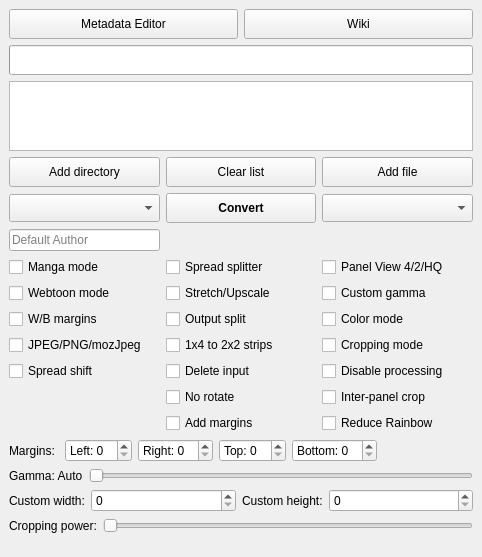
<?xml version="1.0" encoding="UTF-8"?>
<ui version="4.0">
 <class>mainWindow</class>
 <widget class="QMainWindow" name="mainWindow">
  <property name="geometry">
   <rect>
    <x>0</x>
    <y>0</y>
    <width>482</width>
    <height>479</height>
   </rect>
  </property>
  <property name="windowTitle">
   <string>Kindle Comic Converter</string>
  </property>
  <property name="windowIcon">
   <iconset resource="KCC.qrc">
    <normaloff>:/Icon/icons/comic2ebook.png</normaloff>:/Icon/icons/comic2ebook.png</iconset>
  </property>
  <widget class="QWidget" name="centralWidget">
   <layout class="QGridLayout" name="gridLayout">
    <property name="bottomMargin">
     <number>5</number>
    </property>
    <item row="6" column="0" colspan="2">
     <widget class="QWidget" name="optionWidget" native="true">
      <layout class="QGridLayout" name="gridLayout_2">
       <property name="leftMargin">
        <number>0</number>
       </property>
       <property name="topMargin">
        <number>0</number>
       </property>
       <property name="rightMargin">
        <number>0</number>
       </property>
       <property name="bottomMargin">
        <number>0</number>
       </property>
       <item row="4" column="2">
        <widget class="QCheckBox" name="croppingBox">
         <property name="toolTip">
          <string>&lt;html&gt;&lt;head/&gt;&lt;body&gt;&lt;p&gt;&lt;span style=&quot; font-weight:600; text-decoration: underline;&quot;&gt;Unchecked - Disabled&lt;/span&gt;&lt;/p&gt;&lt;p&gt;Disabled&lt;/p&gt;&lt;p&gt;&lt;span style=&quot; font-weight:600; text-decoration: underline;&quot;&gt;Indeterminate - Margins&lt;br/&gt;&lt;/span&gt;Margins&lt;/p&gt;&lt;p&gt;&lt;span style=&quot; font-weight:600; text-decoration: underline;&quot;&gt;Checked - Margins + page numbers&lt;br/&gt;&lt;/span&gt;Margins +page numbers&lt;/p&gt;&lt;/body&gt;&lt;/html&gt;</string>
         </property>
         <property name="text">
          <string>Cropping mode</string>
         </property>
         <property name="tristate">
          <bool>true</bool>
         </property>
        </widget>
       </item>
       <item row="1" column="0">
        <widget class="QCheckBox" name="mangaBox">
         <property name="toolTip">
          <string>&lt;html&gt;&lt;head/&gt;&lt;body&gt;&lt;p style='white-space:pre'&gt;Enable right-to-left reading.&lt;/p&gt;&lt;/body&gt;&lt;/html&gt;</string>
         </property>
         <property name="text">
          <string>Manga mode</string>
         </property>
        </widget>
       </item>
       <item row="2" column="0">
        <widget class="QCheckBox" name="webtoonBox">
         <property name="toolTip">
          <string>&lt;html&gt;&lt;head/&gt;&lt;body&gt;&lt;p style='white-space:pre'&gt;Enable special parsing mode for Korean Webtoons.&lt;/p&gt;&lt;/body&gt;&lt;/html&gt;</string>
         </property>
         <property name="text">
          <string>Webtoon mode</string>
         </property>
        </widget>
       </item>
       <item row="1" column="1">
        <widget class="QCheckBox" name="rotateBox">
         <property name="toolTip">
          <string>&lt;html&gt;&lt;head/&gt;&lt;body&gt;&lt;p&gt;&lt;span style=&quot; font-weight:600; text-decoration: underline;&quot;&gt;Unchecked - Split&lt;br/&gt;&lt;/span&gt;Double page spreads will be cut into two separate pages.&lt;/p&gt;&lt;p&gt;&lt;span style=&quot; font-weight:600; text-decoration: underline;&quot;&gt;Indeterminate - Rotate and split&lt;br/&gt;&lt;/span&gt;Double page spreads will be displayed twice. First rotated and then split. &lt;/p&gt;&lt;p&gt;&lt;span style=&quot; font-weight:600; text-decoration: underline;&quot;&gt;Checked - Rotate&lt;br/&gt;&lt;/span&gt;Double page spreads will be rotated.&lt;/p&gt;&lt;/body&gt;&lt;/html&gt;</string>
         </property>
         <property name="text">
          <string>Spread splitter</string>
         </property>
         <property name="tristate">
          <bool>true</bool>
         </property>
        </widget>
       </item>
       <item row="3" column="0">
        <widget class="QCheckBox" name="borderBox">
         <property name="toolTip">
          <string>&lt;html&gt;&lt;head/&gt;&lt;body&gt;&lt;p&gt;&lt;span style=&quot; font-weight:600; text-decoration: underline;&quot;&gt;Unchecked - Autodetection&lt;br/&gt;&lt;/span&gt;The color of margins fill will be detected automatically.&lt;/p&gt;&lt;p&gt;&lt;span style=&quot; font-weight:600; text-decoration: underline;&quot;&gt;Indeterminate - White&lt;br/&gt;&lt;/span&gt;Margins will be filled with white color.&lt;/p&gt;&lt;p&gt;&lt;span style=&quot; font-weight:600; text-decoration: underline;&quot;&gt;Checked - Black&lt;br/&gt;&lt;/span&gt;Margins will be filled with black color.&lt;/p&gt;&lt;/body&gt;&lt;/html&gt;</string>
         </property>
         <property name="text">
          <string>W/B margins</string>
         </property>
         <property name="tristate">
          <bool>true</bool>
         </property>
        </widget>
       </item>
       <item row="2" column="2">
        <widget class="QCheckBox" name="gammaBox">
         <property name="toolTip">
          <string>&lt;html&gt;&lt;head/&gt;&lt;body&gt;&lt;p style='white-space:pre'&gt;Disable automatic gamma correction.&lt;/p&gt;&lt;/body&gt;&lt;/html&gt;</string>
         </property>
         <property name="text">
          <string>Custom gamma</string>
         </property>
        </widget>
       </item>
       <item row="6" column="2">
        <widget class="QCheckBox" name="interPanelCropBox">
         <property name="toolTip">
          <string>&lt;html&gt;&lt;head/&gt;&lt;body&gt;&lt;p&gt;&lt;span style=&quot; font-weight:600; text-decoration: underline;&quot;&gt;Unchecked - Disabled&lt;br/&gt;&lt;/span&gt;Disabled&lt;/p&gt;&lt;p&gt;&lt;span style=&quot; font-weight:600; text-decoration: underline;&quot;&gt;Indeterminate - Horizontal&lt;br/&gt;&lt;/span&gt;Crop empty horizontal lines.&lt;/p&gt;&lt;p&gt;&lt;span style=&quot; font-weight:600; text-decoration: underline;&quot;&gt;Checked - Both&lt;br/&gt;&lt;/span&gt;Crop empty horizontal and vertical lines.&lt;/p&gt;&lt;/body&gt;&lt;/html&gt;</string>
         </property>
         <property name="text">
          <string>Inter-panel crop</string>
         </property>
         <property name="tristate">
          <bool>true</bool>
         </property>
        </widget>
       </item>
       <item row="3" column="2">
        <widget class="QCheckBox" name="colorBox">
         <property name="toolTip">
          <string>&lt;html&gt;&lt;head/&gt;&lt;body&gt;&lt;p style='white-space:pre'&gt;Disable conversion to grayscale.&lt;/p&gt;&lt;/body&gt;&lt;/html&gt;</string>
         </property>
         <property name="text">
          <string>Color mode</string>
         </property>
        </widget>
       </item>
       <item row="1" column="2">
        <widget class="QCheckBox" name="qualityBox">
         <property name="toolTip">
          <string>&lt;html&gt;&lt;head/&gt;&lt;body&gt;&lt;p style='white-space:pre'&gt;&lt;span style=&quot; font-weight:600; text-decoration: underline;&quot;&gt;Unchecked - 4 panels&lt;br/&gt;&lt;/span&gt;Zoom each corner separately.&lt;/p&gt;&lt;p style='white-space:pre'&gt;&lt;span style=&quot; font-weight:600; text-decoration: underline;&quot;&gt;Indeterminate - 2 panels&lt;br/&gt;&lt;/span&gt;Zoom only the top and bottom of the page.&lt;/p&gt;&lt;p&gt;&lt;span style=&quot; font-weight:600; text-decoration: underline;&quot;&gt;Checked - 4 high-quality panels&lt;br/&gt;&lt;/span&gt;Zoom each corner separately. Try to increase the quality of magnification. Check wiki for more details.&lt;/p&gt;&lt;/body&gt;&lt;/html&gt;</string>
         </property>
         <property name="text">
          <string>Panel View 4/2/HQ</string>
         </property>
         <property name="tristate">
          <bool>true</bool>
         </property>
        </widget>
       </item>
       <item row="5" column="2">
        <widget class="QCheckBox" name="disableProcessingBox">
         <property name="toolTip">
          <string>&lt;html&gt;&lt;head/&gt;&lt;body&gt;&lt;p style='white-space:pre'&gt;Do not process any image, ignore profile and processing options.&lt;/p&gt;&lt;/body&gt;&lt;/html&gt;</string>
         </property>
         <property name="text">
          <string>Disable processing</string>
         </property>
        </widget>
       </item>
       <item row="4" column="1">
        <widget class="QCheckBox" name="maximizeStrips">
         <property name="toolTip">
          <string>&lt;html&gt;&lt;head/&gt;&lt;body&gt;&lt;p&gt;&lt;span style=&quot; font-weight:600; text-decoration: underline;&quot;&gt;Unchecked - 1x4&lt;br/&gt;&lt;/span&gt;Keep format 1x4 panels strips.&lt;/p&gt;&lt;p&gt;&lt;span style=&quot; font-weight:600; text-decoration: underline;&quot;&gt;Checked - 2x2&lt;br/&gt;&lt;/span&gt;Turn 1x4 strips to 2x2 to maximize screen usage.&lt;/p&gt;&lt;/body&gt;&lt;/html&gt;</string>
         </property>
         <property name="text">
          <string>1x4 to 2x2 strips</string>
         </property>
        </widget>
       </item>
       <item row="0" column="0">
        <widget class="QLineEdit" name="authorEdit">
         <property name="sizePolicy">
          <sizepolicy hsizetype="Minimum" vsizetype="Fixed">
           <horstretch>0</horstretch>
           <verstretch>0</verstretch>
          </sizepolicy>
         </property>
         <property name="focusPolicy">
          <enum>Qt::FocusPolicy::ClickFocus</enum>
         </property>
         <property name="toolTip">
          <string>Default Author is KCC</string>
         </property>
         <property name="placeholderText">
          <string>Default Author</string>
         </property>
         <property name="clearButtonEnabled">
          <bool>false</bool>
         </property>
        </widget>
       </item>
       <item row="5" column="1">
        <widget class="QCheckBox" name="deleteBox">
         <property name="toolTip">
          <string>Delete input file(s) or directory. It's not recoverable!</string>
         </property>
         <property name="text">
          <string>Delete input</string>
         </property>
        </widget>
       </item>
       <item row="4" column="0">
        <widget class="QCheckBox" name="mozJpegBox">
         <property name="toolTip">
          <string>&lt;html&gt;&lt;head/&gt;&lt;body&gt;&lt;p&gt;&lt;span style=&quot; font-weight:600; text-decoration: underline;&quot;&gt;Unchecked - JPEG&lt;br/&gt;&lt;/span&gt;Use JPEG files&lt;/p&gt;&lt;p&gt;&lt;span style=&quot; font-weight:600; text-decoration: underline;&quot;&gt;Indeterminate - force PNG&lt;br/&gt;&lt;/span&gt;Create PNG files instead JPEG&lt;/p&gt;&lt;p&gt;&lt;span style=&quot; font-weight:600; text-decoration: underline;&quot;&gt;Checked - mozJpeg&lt;br/&gt;&lt;/span&gt;10-20% smaller JPEG file, with the same image quality, but processing time multiplied by 2&lt;/p&gt;&lt;/body&gt;&lt;/html&gt;</string>
         </property>
         <property name="text">
          <string>JPEG/PNG/mozJpeg</string>
         </property>
         <property name="tristate">
          <bool>true</bool>
         </property>
        </widget>
       </item>
       <item row="5" column="0">
        <widget class="QCheckBox" name="spreadShiftBox">
         <property name="toolTip">
          <string>Shift first page to opposite side in landscape for two page spread alignment</string>
         </property>
         <property name="text">
          <string>Spread shift</string>
         </property>
        </widget>
       </item>
       <item row="2" column="1">
        <widget class="QCheckBox" name="upscaleBox">
         <property name="toolTip">
          <string>&lt;html&gt;&lt;head/&gt;&lt;body&gt;&lt;p&gt;&lt;span style=&quot; font-weight:600; text-decoration: underline;&quot;&gt;Unchecked - Nothing&lt;br/&gt;&lt;/span&gt;Images smaller than device resolution will not be resized.&lt;/p&gt;&lt;p&gt;&lt;span style=&quot; font-weight:600; text-decoration: underline;&quot;&gt;Indeterminate - Stretching&lt;br/&gt;&lt;/span&gt;Images smaller than device resolution will be resized. Aspect ratio will be not preserved.&lt;/p&gt;&lt;p&gt;&lt;span style=&quot; font-weight:600; text-decoration: underline;&quot;&gt;Checked - Upscaling&lt;br/&gt;&lt;/span&gt;Images smaller than device resolution will be resized. Aspect ratio will be preserved.&lt;/p&gt;&lt;/body&gt;&lt;/html&gt;</string>
         </property>
         <property name="text">
          <string>Stretch/Upscale</string>
         </property>
         <property name="tristate">
          <bool>true</bool>
         </property>
        </widget>
       </item>
       <item row="3" column="1">
        <widget class="QCheckBox" name="outputSplit">
         <property name="toolTip">
          <string>&lt;html&gt;&lt;head/&gt;&lt;body&gt;&lt;p style='white-space:pre'&gt;&lt;span style=&quot; font-weight:600; text-decoration: underline;&quot;&gt;Unchecked - Automatic mode&lt;br/&gt;&lt;/span&gt;The output will be split automatically.&lt;/p&gt;&lt;p style='white-space:pre'&gt;&lt;span style=&quot; font-weight:600; text-decoration: underline;&quot;&gt;Checked - Volume mode&lt;br/&gt;&lt;/span&gt;Every subdirectory will be considered as a separate volume.&lt;/p&gt;&lt;/body&gt;&lt;/html&gt;</string>
         </property>
         <property name="text">
          <string>Output split</string>
         </property>
        </widget>
       </item>
       <item row="6" column="1">
        <widget class="QCheckBox" name="noRotateBox">
         <property name="toolTip">
          <string>Do not rotate double page spreads in spread splitter option.</string>
         </property>
         <property name="text">
          <string>No rotate</string>
         </property>
        </widget>
       </item>
       <item row="7" column="2">
        <widget class="QCheckBox" name="reduceRainbowBox">
         <property name="toolTip">
          <string>Reduce rainbow effect on color eink by slightly blurring images</string>
         </property>
         <property name="text">
          <string>Reduce Rainbow</string>
         </property>
        </widget>
       </item>
       <item row="7" column="1">
        <widget class="QCheckBox" name="marginsBox">
         <property name="text">
          <string>Add margins</string>
         </property>
        </widget>
       </item>
      </layout>
     </widget>
    </item>
    <item row="2" column="0" colspan="2">
     <widget class="QProgressBar" name="progressBar">
      <property name="minimumSize">
       <size>
        <width>0</width>
        <height>30</height>
       </size>
      </property>
      <property name="font">
       <font>
        <bold>true</bold>
       </font>
      </property>
      <property name="visible">
       <bool>false</bool>
      </property>
      <property name="alignment">
       <set>Qt::AlignmentFlag::AlignJustify|Qt::AlignmentFlag::AlignVCenter</set>
      </property>
     </widget>
    </item>
    <item row="3" column="0" colspan="2">
     <widget class="QListWidget" name="jobList">
      <property name="styleSheet">
       <string notr="true"/>
      </property>
      <property name="selectionMode">
       <enum>QAbstractItemView::SelectionMode::NoSelection</enum>
      </property>
      <property name="verticalScrollMode">
       <enum>QAbstractItemView::ScrollMode::ScrollPerPixel</enum>
      </property>
      <property name="horizontalScrollMode">
       <enum>QAbstractItemView::ScrollMode::ScrollPerPixel</enum>
      </property>
     </widget>
    </item>
    <item row="9" column="0" colspan="2">
     <widget class="QWidget" name="customWidget" native="true">
      <property name="visible">
       <bool>false</bool>
      </property>
      <layout class="QGridLayout" name="gridLayout_3">
       <property name="leftMargin">
        <number>0</number>
       </property>
       <property name="topMargin">
        <number>0</number>
       </property>
       <property name="rightMargin">
        <number>0</number>
       </property>
       <property name="bottomMargin">
        <number>0</number>
       </property>
       <item row="0" column="2">
        <widget class="QLabel" name="hLabel">
         <property name="sizePolicy">
          <sizepolicy hsizetype="Fixed" vsizetype="Preferred">
           <horstretch>0</horstretch>
           <verstretch>0</verstretch>
          </sizepolicy>
         </property>
         <property name="toolTip">
          <string>&lt;html&gt;&lt;head/&gt;&lt;body&gt;&lt;p style='white-space:pre'&gt;Resolution of the target device.&lt;/p&gt;&lt;/body&gt;&lt;/html&gt;</string>
         </property>
         <property name="text">
          <string>Custom height:</string>
         </property>
        </widget>
       </item>
       <item row="0" column="1">
        <widget class="QSpinBox" name="widthBox">
         <property name="toolTip">
          <string>&lt;html&gt;&lt;head/&gt;&lt;body&gt;&lt;p style='white-space:pre'&gt;Resolution of the target device.&lt;/p&gt;&lt;/body&gt;&lt;/html&gt;</string>
         </property>
         <property name="maximum">
          <number>2160</number>
         </property>
        </widget>
       </item>
       <item row="0" column="0">
        <widget class="QLabel" name="wLabel">
         <property name="sizePolicy">
          <sizepolicy hsizetype="Fixed" vsizetype="Preferred">
           <horstretch>0</horstretch>
           <verstretch>0</verstretch>
          </sizepolicy>
         </property>
         <property name="toolTip">
          <string>&lt;html&gt;&lt;head/&gt;&lt;body&gt;&lt;p style='white-space:pre'&gt;Resolution of the target device.&lt;/p&gt;&lt;/body&gt;&lt;/html&gt;</string>
         </property>
         <property name="text">
          <string>Custom width:</string>
         </property>
        </widget>
       </item>
       <item row="0" column="3">
        <widget class="QSpinBox" name="heightBox">
         <property name="toolTip">
          <string>&lt;html&gt;&lt;head/&gt;&lt;body&gt;&lt;p style='white-space:pre'&gt;Resolution of the target device.&lt;/p&gt;&lt;/body&gt;&lt;/html&gt;</string>
         </property>
         <property name="maximum">
          <number>3840</number>
         </property>
        </widget>
       </item>
      </layout>
     </widget>
    </item>
    <item row="8" column="0" colspan="2">
     <widget class="QWidget" name="gammaWidget" native="true">
      <property name="visible">
       <bool>false</bool>
      </property>
      <layout class="QHBoxLayout" name="horizontalLayout_2">
       <property name="leftMargin">
        <number>0</number>
       </property>
       <property name="topMargin">
        <number>0</number>
       </property>
       <property name="rightMargin">
        <number>0</number>
       </property>
       <property name="bottomMargin">
        <number>0</number>
       </property>
       <item>
        <widget class="QLabel" name="gammaLabel">
         <property name="text">
          <string>Gamma: Auto</string>
         </property>
        </widget>
       </item>
       <item>
        <widget class="QSlider" name="gammaSlider">
         <property name="maximum">
          <number>250</number>
         </property>
         <property name="singleStep">
          <number>5</number>
         </property>
         <property name="orientation">
          <enum>Qt::Orientation::Horizontal</enum>
         </property>
        </widget>
       </item>
      </layout>
     </widget>
    </item>
    <item row="10" column="0" colspan="2">
     <widget class="QWidget" name="croppingWidget" native="true">
      <property name="visible">
       <bool>false</bool>
      </property>
      <layout class="QHBoxLayout" name="horizontalLayout_3">
       <property name="leftMargin">
        <number>0</number>
       </property>
       <property name="topMargin">
        <number>0</number>
       </property>
       <property name="rightMargin">
        <number>0</number>
       </property>
       <property name="bottomMargin">
        <number>0</number>
       </property>
       <item>
        <widget class="QLabel" name="croppingPowerLabel">
         <property name="text">
          <string>Cropping power:</string>
         </property>
        </widget>
       </item>
       <item>
        <widget class="QSlider" name="croppingPowerSlider">
         <property name="maximum">
          <number>300</number>
         </property>
         <property name="singleStep">
          <number>1</number>
         </property>
         <property name="orientation">
          <enum>Qt::Orientation::Horizontal</enum>
         </property>
        </widget>
       </item>
      </layout>
     </widget>
    </item>
    <item row="1" column="0" colspan="2">
     <widget class="QWidget" name="toolWidget" native="true">
      <layout class="QHBoxLayout" name="horizontalLayout">
       <property name="leftMargin">
        <number>0</number>
       </property>
       <property name="topMargin">
        <number>0</number>
       </property>
       <property name="rightMargin">
        <number>0</number>
       </property>
       <property name="bottomMargin">
        <number>0</number>
       </property>
       <item>
        <widget class="QPushButton" name="editorButton">
         <property name="minimumSize">
          <size>
           <width>0</width>
           <height>30</height>
          </size>
         </property>
         <property name="toolTip">
          <string>&lt;html&gt;&lt;head/&gt;&lt;body&gt;&lt;p style='white-space:pre'&gt;Shift+Click to edit directory.&lt;/p&gt;&lt;/body&gt;&lt;/html&gt;</string>
         </property>
         <property name="text">
          <string>Metadata Editor</string>
         </property>
         <property name="icon">
          <iconset resource="KCC.qrc">
           <normaloff>:/Other/icons/editor.png</normaloff>:/Other/icons/editor.png</iconset>
         </property>
        </widget>
       </item>
       <item>
        <widget class="QPushButton" name="wikiButton">
         <property name="minimumSize">
          <size>
           <width>0</width>
           <height>30</height>
          </size>
         </property>
         <property name="text">
          <string>Wiki</string>
         </property>
         <property name="icon">
          <iconset resource="KCC.qrc">
           <normaloff>:/Other/icons/wiki.png</normaloff>:/Other/icons/wiki.png</iconset>
         </property>
        </widget>
       </item>
      </layout>
     </widget>
    </item>
    <item row="4" column="0" colspan="2">
     <widget class="QWidget" name="buttonWidget" native="true">
      <property name="sizePolicy">
       <sizepolicy hsizetype="Preferred" vsizetype="Fixed">
        <horstretch>0</horstretch>
        <verstretch>0</verstretch>
       </sizepolicy>
      </property>
      <layout class="QGridLayout" name="gridLayout_4">
       <property name="leftMargin">
        <number>0</number>
       </property>
       <property name="topMargin">
        <number>0</number>
       </property>
       <property name="rightMargin">
        <number>0</number>
       </property>
       <property name="bottomMargin">
        <number>0</number>
       </property>
       <item row="0" column="0">
        <widget class="QPushButton" name="directoryButton">
         <property name="minimumSize">
          <size>
           <width>0</width>
           <height>30</height>
          </size>
         </property>
         <property name="toolTip">
          <string>&lt;html&gt;&lt;head/&gt;&lt;body&gt;&lt;p style='white-space:pre'&gt;Add directory containing JPG, PNG or GIF files to queue.&lt;br/&gt;&lt;span style=&quot; font-weight:600;&quot;&gt;CBR, CBZ and CB7 files inside will not be processed!&lt;/span&gt;&lt;/p&gt;&lt;/body&gt;&lt;/html&gt;</string>
         </property>
         <property name="text">
          <string>Add directory</string>
         </property>
         <property name="icon">
          <iconset resource="KCC.qrc">
           <normaloff>:/Other/icons/folder_new.png</normaloff>:/Other/icons/folder_new.png</iconset>
         </property>
        </widget>
       </item>
       <item row="0" column="3">
        <widget class="QPushButton" name="fileButton">
         <property name="minimumSize">
          <size>
           <width>0</width>
           <height>30</height>
          </size>
         </property>
         <property name="toolTip">
          <string>&lt;html&gt;&lt;head/&gt;&lt;body&gt;&lt;p style='white-space:pre'&gt;Add CBR, CBZ, CB7 or PDF file to queue.&lt;/p&gt;&lt;/body&gt;&lt;/html&gt;</string>
         </property>
         <property name="text">
          <string>Add file</string>
         </property>
         <property name="icon">
          <iconset resource="KCC.qrc">
           <normaloff>:/Other/icons/document_new.png</normaloff>:/Other/icons/document_new.png</iconset>
         </property>
        </widget>
       </item>
       <item row="1" column="0">
        <widget class="QComboBox" name="deviceBox">
         <property name="minimumSize">
          <size>
           <width>0</width>
           <height>28</height>
          </size>
         </property>
         <property name="toolTip">
          <string>&lt;html&gt;&lt;head/&gt;&lt;body&gt;&lt;p style='white-space:pre'&gt;Target device.&lt;/p&gt;&lt;/body&gt;&lt;/html&gt;</string>
         </property>
        </widget>
       </item>
       <item row="1" column="3">
        <widget class="QComboBox" name="formatBox">
         <property name="minimumSize">
          <size>
           <width>0</width>
           <height>28</height>
          </size>
         </property>
         <property name="toolTip">
          <string>&lt;html&gt;&lt;head/&gt;&lt;body&gt;&lt;p style='white-space:pre'&gt;Output format.&lt;/p&gt;&lt;/body&gt;&lt;/html&gt;</string>
         </property>
        </widget>
       </item>
       <item row="1" column="2">
        <widget class="QPushButton" name="convertButton">
         <property name="minimumSize">
          <size>
           <width>0</width>
           <height>30</height>
          </size>
         </property>
         <property name="font">
          <font>
           <bold>true</bold>
          </font>
         </property>
         <property name="toolTip">
          <string>&lt;html&gt;&lt;head/&gt;&lt;body&gt;&lt;p style='white-space:pre'&gt;Shift+Click to select the output directory.&lt;/p&gt;&lt;/body&gt;&lt;/html&gt;</string>
         </property>
         <property name="text">
          <string>Convert</string>
         </property>
         <property name="icon">
          <iconset resource="KCC.qrc">
           <normaloff>:/Other/icons/convert.png</normaloff>:/Other/icons/convert.png</iconset>
         </property>
        </widget>
       </item>
       <item row="0" column="2">
        <widget class="QPushButton" name="clearButton">
         <property name="minimumSize">
          <size>
           <width>0</width>
           <height>30</height>
          </size>
         </property>
         <property name="text">
          <string>Clear list</string>
         </property>
         <property name="icon">
          <iconset resource="KCC.qrc">
           <normaloff>:/Other/icons/clear.png</normaloff>:/Other/icons/clear.png</iconset>
         </property>
        </widget>
       </item>
      </layout>
      <zorder>directoryButton</zorder>
      <zorder>clearButton</zorder>
      <zorder>fileButton</zorder>
      <zorder>deviceBox</zorder>
      <zorder>convertButton</zorder>
      <zorder>formatBox</zorder>
     </widget>
    </item>
    <item row="7" column="0">
     <widget class="QWidget" name="marginsWidget" native="true">
      <property name="enabled">
       <bool>true</bool>
      </property>
      <property name="visible">
       <bool>false</bool>
      </property>
      <layout class="QHBoxLayout" name="horizontalLayout_4">
       <property name="leftMargin">
        <number>0</number>
       </property>
       <property name="topMargin">
        <number>0</number>
       </property>
       <property name="rightMargin">
        <number>0</number>
       </property>
       <property name="bottomMargin">
        <number>0</number>
       </property>
       <item>
        <widget class="QLabel" name="marginslabel">
         <property name="text">
          <string>Margins: </string>
         </property>
        </widget>
       </item>
       <item>
        <widget class="QSpinBox" name="leftBox">
         <property name="prefix">
          <string>Left: </string>
         </property>
        </widget>
       </item>
       <item>
        <widget class="QSpinBox" name="rightBox">
         <property name="prefix">
          <string>Right: </string>
         </property>
        </widget>
       </item>
       <item>
        <widget class="QSpinBox" name="topBox">
         <property name="prefix">
          <string>Top: </string>
         </property>
        </widget>
       </item>
       <item>
        <widget class="QSpinBox" name="botBox">
         <property name="prefix">
          <string>Bottom: </string>
         </property>
        </widget>
       </item>
      </layout>
     </widget>
    </item>
   </layout>
  </widget>
  <widget class="QStatusBar" name="statusBar">
   <property name="sizeGripEnabled">
    <bool>false</bool>
   </property>
  </widget>
 </widget>
 <tabstops>
  <tabstop>convertButton</tabstop>
  <tabstop>clearButton</tabstop>
  <tabstop>directoryButton</tabstop>
  <tabstop>fileButton</tabstop>
  <tabstop>deviceBox</tabstop>
  <tabstop>formatBox</tabstop>
  <tabstop>mangaBox</tabstop>
  <tabstop>rotateBox</tabstop>
  <tabstop>qualityBox</tabstop>
  <tabstop>webtoonBox</tabstop>
  <tabstop>upscaleBox</tabstop>
  <tabstop>gammaBox</tabstop>
  <tabstop>borderBox</tabstop>
  <tabstop>outputSplit</tabstop>
  <tabstop>colorBox</tabstop>
  <tabstop>croppingBox</tabstop>
  <tabstop>mozJpegBox</tabstop>
  <tabstop>maximizeStrips</tabstop>
  <tabstop>deleteBox</tabstop>
  <tabstop>disableProcessingBox</tabstop>
  <tabstop>editorButton</tabstop>
  <tabstop>wikiButton</tabstop>
  <tabstop>jobList</tabstop>
  <tabstop>gammaSlider</tabstop>
  <tabstop>widthBox</tabstop>
  <tabstop>heightBox</tabstop>
  <tabstop>croppingPowerSlider</tabstop>
 </tabstops>
 <resources>
  <include location="KCC.qrc"/>
 </resources>
 <connections/>
</ui>
